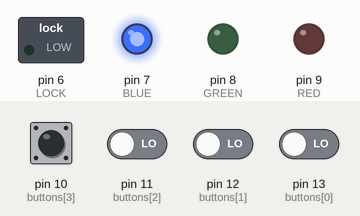
Simulated run of this sketch. Board: Arduino Uno, built with avr-gcc and run on an emulated ATmega328P. Parts: switched loads named in the sketch (green lamp = pin HIGH), output pins drawn as LEDs (lit = HIGH). Dashed ring = blinking. The inputs (shaded band) are chosen by the test bench; at power-on: pin 10 (buttons[3]), pin 11 (buttons[2]), pin 12 (buttons[1]), pin 13 (buttons[0]) LOW.

Above: at 1.2 s.
1.3 s: pin 10 (buttons[3]) pulled HIGH for 0.15 s
At 2.4 s:
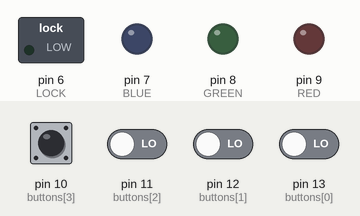
2.9 s: pin 10 (buttons[3]) driven HIGH and pin 11 (buttons[2]) driven HIGH and pin 12 (buttons[1]) driven HIGH and pin 13 (buttons[0]) driven HIGH
At 3.15 s:
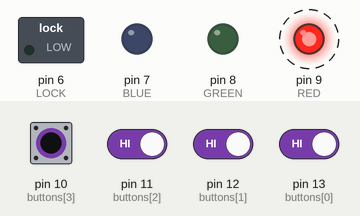
Timing chart, 0 to 5.9 s (numbered marks = the images above; inputs shaded):
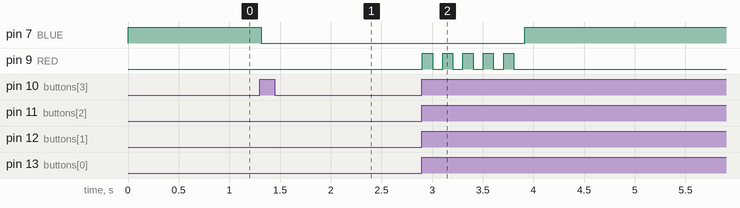

Measured:
- after the input at 1.3 s, pin 7 (BLUE): HIGH → LOW at once
- after the input at 2.9 s, pin 7 (BLUE): LOW → HIGH after 1.0 s; pin 9 (RED): alternates HIGH for 0.10 s and LOW for 0.10 s, 10 changes in all, then stays LOW, starting at once

The sketch:

lock.ino
```cpp
#define RED 9
#define GREEN 8
#define BLUE 7
#define LOCK 6

const int pin[] = {0, 0, 1, 2, 3}; // The code to unlock
const int pinLength = sizeof(pin) / sizeof(int); // Length of the code

const int buttons[] = {13, 12, 11, 10}; // Arduino pins the buttons are connected to
const int buttonsLength = sizeof(buttons) / sizeof(int); // Number of buttons connected
bool pressed[buttonsLength]; // Which buttons were pressed pressed when last checked

int index = 0; // Index of current pin digit
bool correct = true; // If input matches pin
int attempt = 0;

void setup() {
  // Set LED and unlock pins to output
  pinMode(RED, OUTPUT);
  pinMode(GREEN, OUTPUT);
  pinMode(BLUE, OUTPUT);
  pinMode(LOCK, OUTPUT);

  // Set buttons to inputs
  for (int i = 0; i < buttonsLength; ++i) {
    pinMode(buttons[i], INPUT);
  }
}

void loop() {
  digitalWrite(BLUE, !index); // Show blue LED if index is 0

  // Loop buttons
  for (int i = 0; i < buttonsLength; ++i) {
    //If the button is pressed
    if (digitalRead(buttons[i])) {
      if(pressed[i]) return; // Ignore if already pressed
      pressed[i] = true; // Set current button as pressed

      correct = correct && i == pin[index]; // If the pin doesn't match set correct to false

      if (++index == pinLength) { // Increment digit index and check if last digit
        if (correct) { // Unlock and show green LED if code is correct
          digitalWrite(GREEN, HIGH);
          digitalWrite(LOCK, HIGH);
          attempt = 0; // Reset timer
          delay(1000); // Leave LED/motor on for 1 second
        } else { // The code is incorrect
          attempt++; // Increase a timer

          for(int j = 0; j < attempt; j++) { // Take longer if is not first attempt
            for(int k = 0; k < 5; k++) { // Flash red LED
              digitalWrite(RED, HIGH);
              delay(100);
              digitalWrite(RED, LOW);
              delay(100);
            }
          }
        }

        // Turn off LED/motor
        digitalWrite(GREEN, LOW);
        digitalWrite(LOCK, LOW);
        digitalWrite(RED, LOW);

        // Reset for next attempt
        index = 0;
        correct = true;
      }
    } else { // Button is not pressed
      pressed[i] = false; // Set current button as not pressed
    }
  }

  delay(10); // Run every 10ms
}
```
